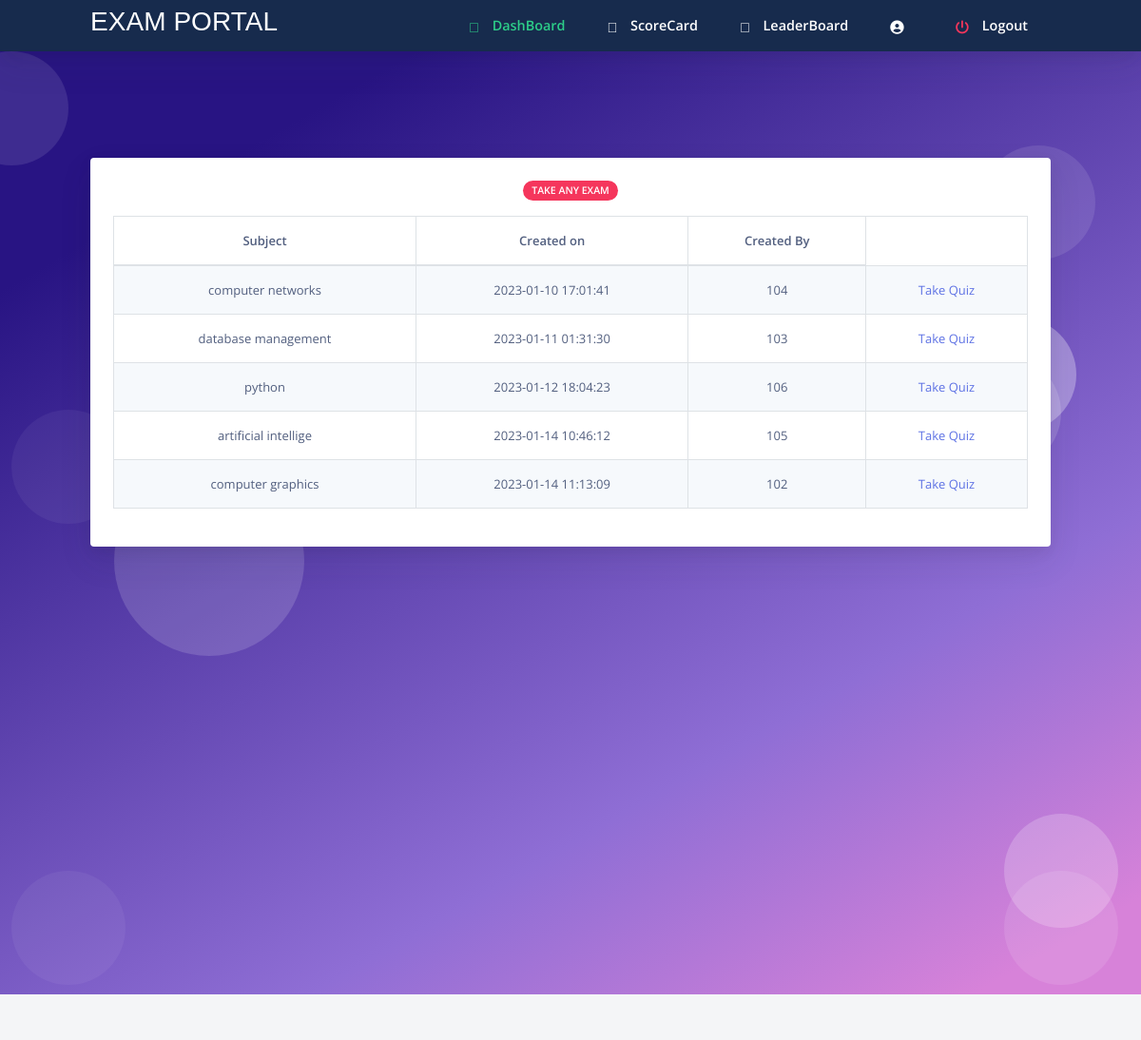
The page /homestud.php on the database its author committed.
### tables this page shows
CREATE TABLE `quiz` (
  `quizid` int(11) NOT NULL,
  `quizname` varchar(20) NOT NULL,
  `date_created` timestamp NOT NULL DEFAULT current_timestamp(),
  `staffid` varchar(30) NOT NULL
);

### homestud.php (the view, shortened to what this page needs)
<html>
<?php require ("header.php");?>
<?php
require_once 'sql.php';
                $conn = mysqli_connect($host, $user, $ps, $project);if (!$conn) {
    echo "<script>alert(\"Database error retry after some time !\")</script>";
}
?>
  <body class="bg-white" id="top">
    <nav
      id="navbar-main"
      class="
        navbar navbar-main navbar-expand-lg
        bg-default
        navbar-light
        position-sticky
        top-0
        shadow
        py-0
      "
    >
      <div class="container">
        <ul class="navbar-nav navbar-nav-hover align-items-lg-center">
          <li class="nav-item dropdown">
            <a href="index.php" class="navbar-brand mr-lg-5 text-white">
            <h3 style="color: white; font-family:Verdana, Geneva, Tahoma, sans-serif;">Exam Portal</h3>
            </a>
          </li>
        </ul>
        <div class="navbar-collapse collapse bg-default" id="navbar_global">
          <ul class="navbar-nav align-items-lg-center ml-auto">
				 <li class="nav-item">
              <a href="homestud.php" class="nav-link">
                <span class="text-success nav-link-inner--text font-weight-bold"
                  ><i class="text-success fad fa-home"></i> DashBoard</span
                >
              </a>
            </li>
			 <li class="nav-item">
              <a href="studscorecard.php" class="nav-link">
                <span class="text-white nav-link-inner--text font-weight-bold"
                  ><i class="text-white fad fa-poll"></i> ScoreCard</span
                >
              </a>
            </li>
			 <li class="nav-item">
              <a href="studleaderboard.php" class="nav-link">
                <span class="text-white nav-link-inner--text font-weight-bold"
                  ><i class="text-white fad fa-award"></i> LeaderBoard</span
                >
              </a>
            </li>
			 <li class="nav-item">
              <a href="studprofile.php" class="nav-link">
                <span class="text-white nav-link-inner--text font-weight-bold"
                  ><i class="text-white fas fa-user-circle"></i> <?php echo $dbname ?></span
                >
              </a>
            </li>
		   <li class="nav-item">
              <a href="logout.php" class="nav-link">
                <span class="text-white nav-link-inner--text font-weight-bold"
                  ><i class="text-danger fas fa-power-off"></i> Logout</span
                >
              </a>
            </li>
          </ul>
        </div>
      </div>
    </nav>
  <section class="section section-shaped section-lg">
    <div class="shape shape-style-1 shape-primary">
      <span></span>
      <span></span>
      <span></span>
      <span></span>
      <span></span>
      <span></span>
      <span></span>
      <span></span>
      <span></span>
      <span></span>
    </div>
<div class="container">
<div class="row">
            <div class="col-sm-12 mb-3">
              <div class="card card-body bg-gradient-white text-white mt-3">
			  <div class="col-12 mx-auto text-center">
            <span class="badge badge-danger badge-pill mb-3">Take any Exam</span>
          </div>
                   <?php
            $sql ="select * from quiz";
            $res=mysqli_query($conn,$sql);
            if($res)
            {
                echo "<table class=\" table table-striped table-hover table-bordered text-center \">
				<thead class=\" font-weight-bold \">
				<tr>
				<td>Subject</td>
				<td>Created on</td>
				<td>Created By</td>
				</tr>
				</thead>";
                while ($row = mysqli_fetch_assoc($res)) {
                    echo "<tr><td>".$row["quizname"]."</td>
					<td>".$row["date_created"]."</td>
					<td>".$row["staffid"]."</td>
					<td><a id=\"tq\" href='takeq.php?qid=".$row['quizid']."'>Take Quiz</a></td></tr>";
                }
                echo "</table>";
            }
            ?>
                  </div>
                </div>
              </div>
    </div>
</section>
    <?php require("footer.php");?>
</body>
</html>

### rows shown on the page
quiz: quizname "computer networks", date_created "2023-01-10 17:01:41", staffid "104"
quiz: quizname "database management", date_created "2023-01-11 01:31:30", staffid "103"
quiz: quizname "python", date_created "2023-01-12 18:04:23", staffid "106"
quiz: quizname "artificial intellige", date_created "2023-01-14 10:46:12", staffid "105"
quiz: quizname "computer graphics", date_created "2023-01-14 11:13:09", staffid "102"
